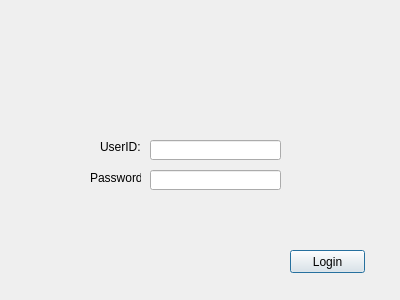
<?xml version="1.0" encoding="UTF-8"?>
<ui version="4.0">
 <class>Dialog</class>
 <widget class="QDialog" name="Dialog">
  <property name="geometry">
   <rect>
    <x>0</x>
    <y>0</y>
    <width>400</width>
    <height>300</height>
   </rect>
  </property>
  <property name="windowTitle">
   <string>Dialog</string>
  </property>
  <widget class="QPushButton" name="pushButton">
   <property name="geometry">
    <rect>
     <x>290</x>
     <y>250</y>
     <width>75</width>
     <height>23</height>
    </rect>
   </property>
   <property name="text">
    <string>Login</string>
   </property>
  </widget>
  <widget class="QLabel" name="UserIdLabel">
   <property name="geometry">
    <rect>
     <x>100</x>
     <y>140</y>
     <width>46</width>
     <height>13</height>
    </rect>
   </property>
   <property name="text">
    <string>UserID:</string>
   </property>
  </widget>
  <widget class="QLineEdit" name="UserIdEdit">
   <property name="geometry">
    <rect>
     <x>150</x>
     <y>140</y>
     <width>131</width>
     <height>20</height>
    </rect>
   </property>
  </widget>
  <widget class="QLabel" name="PasswordLabel">
   <property name="geometry">
    <rect>
     <x>90</x>
     <y>170</y>
     <width>51</width>
     <height>16</height>
    </rect>
   </property>
   <property name="text">
    <string>Password:</string>
   </property>
  </widget>
  <widget class="QLineEdit" name="PasswordEdit">
   <property name="geometry">
    <rect>
     <x>150</x>
     <y>170</y>
     <width>131</width>
     <height>20</height>
    </rect>
   </property>
   <property name="inputMethodHints">
    <set>Qt::ImhHiddenText</set>
   </property>
   <property name="echoMode">
    <enum>QLineEdit::Password</enum>
   </property>
  </widget>
 </widget>
 <resources/>
 <connections/>
</ui>
